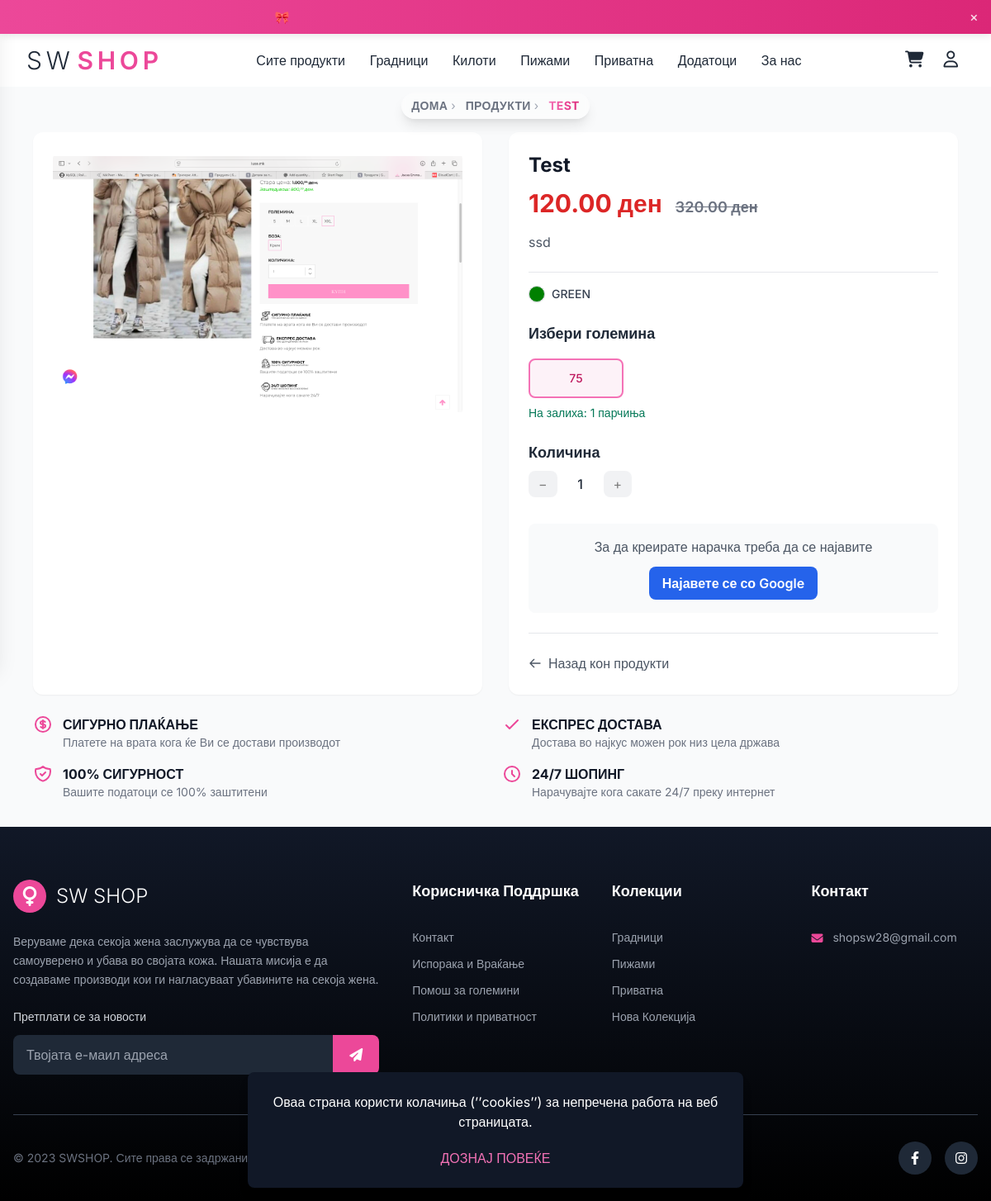
Page /product/3/ on the earlier database version.
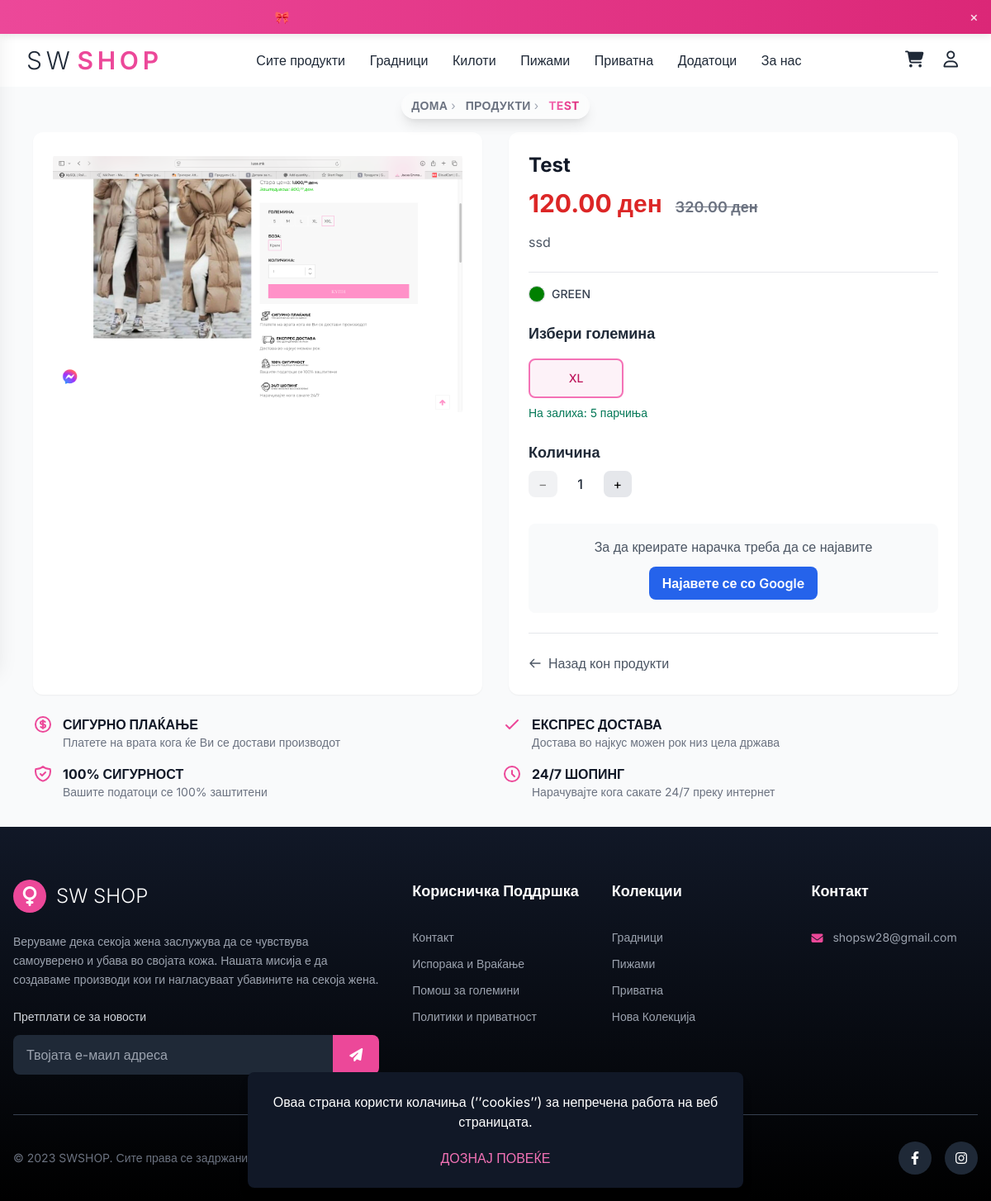
Same page on the later database version.
### app/models.py (models this page shows, shortened)
class ProductImage(models.Model):
    product = models.ForeignKey(Product, on_delete=models.CASCADE, related_name='images')
    image = models.ImageField(upload_to='products/')

class Product(models.Model):
    name = models.CharField(max_length=255)
    description = models.TextField()
    price = models.DecimalField(max_digits=10, decimal_places=2)
    color = models.CharField(max_length=20, choices=Color.choices)
    category = models.CharField(max_length=50, choices=Category.choices, default=Category.BRAS)
    subcategory = models.CharField(
        max_length=50,
        choices=SubCategory.choices,
        blank=True,
        null=True
    )
    created_at = models.DateTimeField(auto_now_add=True)

class ProductQuantity(models.Model):
    product = models.ForeignKey(Product, on_delete=models.CASCADE, related_name='quantities')
    size = models.CharField(max_length=255, choices=Size.choices)
    quantity = models.PositiveIntegerField(default=0)

### app/views.py (the view)
# urls.py: path('product/<int:pk>/', views.product_detail, name='product_detail'),
def product_detail(request, pk):
    product = get_object_or_404(Product, pk=pk)
    available_sizes = product.quantities.filter(quantity__gt=0)
    product.new_price = product.price + 200
    context = {
        'product': product,
        'available_sizes': available_sizes,
    }
    return render(request, 'products/product_detail.html', context)

### templates/products/product_detail.html (shortened to what this page needs)
{% extends "partials/base.html" %}
{% block content %}
    <div class="max-w-6xl mx-auto px-4 py-8">
        <nav class="mb-4 flex justify-center perspective-1000" aria-label="Breadcrumb">
            <ol class="list-none p-0 inline-flex items-center space-x-2 bg-white/40 backdrop-blur-sm px-3 py-1.5 rounded-full shadow-lg transform transition-transform duration-500">
                <li class="flex items-center">
                    <a href="/"
                       class="text-gray-500 hover:text-pink-500 font-semibold uppercase tracking-wide text-sm transform transition-transform duration-300 hover:-translate-y-1 hover:scale-105">Дома</a>
                    <span class="mx-1 text-gray-400 text-sm">›</span>
                </li>
                <li class="flex items-center">
                    <a href="{% url 'products' %}"
                       class="text-gray-500 hover:text-pink-500 font-semibold uppercase tracking-wide text-sm transform transition-transform duration-300 hover:-translate-y-1 hover:scale-105">Продукти</a>
                    <span class="mx-1 text-gray-400 text-sm">›</span>
                </li>
                <li class="flex items-center">
                    <span class="bg-gradient-to-r from-pink-400 via-pink-500 to-pink-600 text-transparent bg-clip-text font-bold uppercase tracking-wide text-sm transform transition-transform duration-300 hover:-translate-y-1 hover:scale-105">{{ product.name }}</span>
                </li>
            </ol>
        </nav>
        <div class="grid grid-cols-1 lg:grid-cols-2 gap-8">
            <div class="bg-white rounded-xl shadow-sm p-6">
                <div class="relative w-full overflow-hidden rounded-lg">
    {% if product.images.all %}
        <div class="flex transition-transform duration-300 ease-in-out" id="imageCarousel">
            {% for img in product.images.all %}
                <div class="w-full flex-shrink-0">
                    <img src="{{ img.image.url }}" alt="{{ product.name }}"
                         class="w-full h-80 object-contain rounded-lg">
                </div>
            {% endfor %}
        </div>
                    {% endif %}
                </div>
            </div>
            <div class="bg-white rounded-xl shadow-sm p-6">
                <div class="border-b border-gray-200 pb-6">
                    <h1 class="text-2xl font-bold text-gray-900">{{ product.name }}</h1>
                    <div class="flex flex-col sm:flex-row sm:items-baseline sm:gap-4 mt-3">
                        {% if product.new_price %}
                            <span class="text-3xl font-bold text-red-600">{{ product.price }} ден</span>
                            <span class="text-lg font-semibold text-gray-500 line-through">{{ product.new_price }} ден</span>
                        {% else %}
                            <span class="text-3xl font-bold text-gray-900">{{ product.price }} ден</span>
                        {% endif %}
                    </div>
                    <p class="text-gray-600 mt-4">{{ product.description }}</p>
                </div>
                {% if product.color %}
                    <div class="flex items-center gap-2 mt-4 mb-4">
        <span class="w-5 h-5 rounded-full border border-gray-300 shadow-sm"
              style="background-color: {{ product.color|default:'#ccc' }};"></span>
                        <span class="text-sm text-gray-700 font-medium">{{ product.color|capfirst }}</span>
                    </div>
                {% endif %}
                <div class="mt-6">
                    <h3 class="text-lg font-semibold text-gray-800 mb-4">Избери големина</h3>
                    <div class="grid grid-cols-4 gap-3" id="sizesContainer">
                        {% if available_sizes %}
                            {% for qty in available_sizes %}
                                <button type="button"
                                        class="size-btn px-4 py-3 bg-white border-2 border-gray-300 rounded-lg text-sm font-medium hover:border-pink-400 hover:bg-pink-50 transition-all duration-200"
                                        data-size="{{ qty.size }}"
                                        data-quantity="{{ qty.quantity }}">
                                    {{ qty.size }}
                                </button>
                            {% endfor %}
                        {% else %}
                            <p class="text-gray-500 text-sm col-span-4">Нема достапни големини</p>
                        {% endif %}
                    </div>
                    <p class="mt-2 text-green-700 text-sm" id="stockInfo"></p>
                </div>
                <div class="mt-6">
                    <h3 class="text-lg font-semibold text-gray-800 mb-2">Количина</h3>
                    <div class="flex items-center gap-3">
                        <button type="button" id="decreaseQty"
                                class="px-3 py-1 bg-gray-200 rounded-lg hover:bg-gray-300 transition disabled:opacity-50 disabled:cursor-not-allowed"
                                disabled>
                            −
                        </button>
                        <span id="selectedQty" class="text-gray-800 font-medium w-8 text-center">1</span>
                        <button type="button" id="increaseQty"
                                class="px-3 py-1 bg-gray-200 rounded-lg hover:bg-gray-300 transition disabled:opacity-50 disabled:cursor-not-allowed">
                            +
                        </button>
                    </div>
                </div>
                <div class="mt-8">
                    {% load socialaccount %}
                    {% if user.is_authenticated %}
                        {% if available_sizes %}
                            <button type="button"
                                    id="addToCartBtn"
                                    class="inline-flex items-center justify-center w-full px-6 py-4 bg-pink-500 text-white font-semibold rounded-lg transition duration-200 hover:bg-pink-600 disabled:opacity-50 disabled:cursor-not-allowed"
                                    disabled>
                                Додади во Кошничка
                            </button>
                        {% else %}
                            <button type="button"
                                    class="w-full px-6 py-4 bg-gray-300 text-gray-600 font-semibold rounded-lg cursor-not-allowed">
                                Нема на залиха
                            </button>
                        {% endif %}
                    {% else %}
                        <div class="text-center p-4 bg-gray-50 rounded-lg">
                            <p class="text-gray-600 mb-3">За да креирате нарачка треба да се најавите</p>
                            <a href="{% url 'profile_page' %}"
                               class="inline-block px-4 py-2 bg-blue-600 text-white font-semibold rounded-lg hover:bg-blue-700 transition">
                                Најавете се со Google
                            </a>
                        </div>
                    {% endif %}
                </div>
                <div class="mt-6 pt-6 border-t border-gray-200">
                    <a href="{% url 'products' %}"
                       class="inline-flex items-center text-gray-600 hover:text-gray-900 font-medium transition">
                        <svg class="w-4 h-4 mr-2" fill="none" stroke="currentColor" viewBox="0 0 24 24">
                            <path stroke-linecap="round" stroke-linejoin="round" stroke-width="2"
                                  d="M10 19l-7-7m0 0l7-7m-7 7h18"/>
                        </svg>
                        Назад кон продукти
                    </a>
                </div>
            </div>
        </div>
        <div class="mt-6 grid grid-cols-1 sm:grid-cols-2 gap-4">
            <div class="flex items-start space-x-3">
                <div>
                    <h3 class="font-bold text-gray-900">СИГУРНО ПЛАЌАЊЕ</h3>
                    <p class="text-gray-500 text-sm">Платете на врата кога ќе Ви се достави производот</p>
                </div>
            </div>
            <div class="flex items-start space-x-3">
                <svg xmlns="http://www.w3.org/2000/svg" class="h-6 w-6 text-pink-500 flex-shrink-0" fill="none"
                     viewBox="0 0 24 24" stroke="currentColor">
                    <path stroke-linecap="round" stroke-linejoin="round" stroke-width="2" d="M5 13l4 4L19 7"/>
                </svg>
                <div>
                    <h3 class="font-bold text-gray-900">ЕКСПРЕС ДОСТАВА</h3>
                    <p class="text-gray-500 text-sm">Достава во најкус можен рок низ цела држава</p>
                </div>
            </div>
            <div class="flex items-start space-x-3">
                <div>
                    <h3 class="font-bold text-gray-900">100% СИГУРНОСТ</h3>
                    <p class="text-gray-500 text-sm">Вашите податоци се 100% заштитени</p>
                </div>
            </div>
            <div class="flex items-start space-x-3">
                <svg xmlns="http://www.w3.org/2000/svg" class="h-6 w-6 text-pink-500 flex-shrink-0" fill="none"
                     viewBox="0 0 24 24" stroke="currentColor">
                    <path stroke-linecap="round" stroke-linejoin="round" stroke-width="2"
                          d="M12 8v4l3 3m6-3a9 9 0 11-18 0 9 9 0 0118 0z"/>
                </svg>
                <div>
                    <h3 class="font-bold text-gray-900">24/7 ШОПИНГ</h3>
                    <p class="text-gray-500 text-sm">Нарачувајте кога сакате 24/7 преку интернет</p>
                </div>
            </div>
        </div>
    </div>
{% endblock %}

Differences in the rows shown:
no longer on this page (row edited): ProductQuantity: size "75"
added ProductQuantity: size "XL"
Other differences:
text written by a page script: "На залиха: 1 парчиња" → "На залиха: 5 парчиња"
